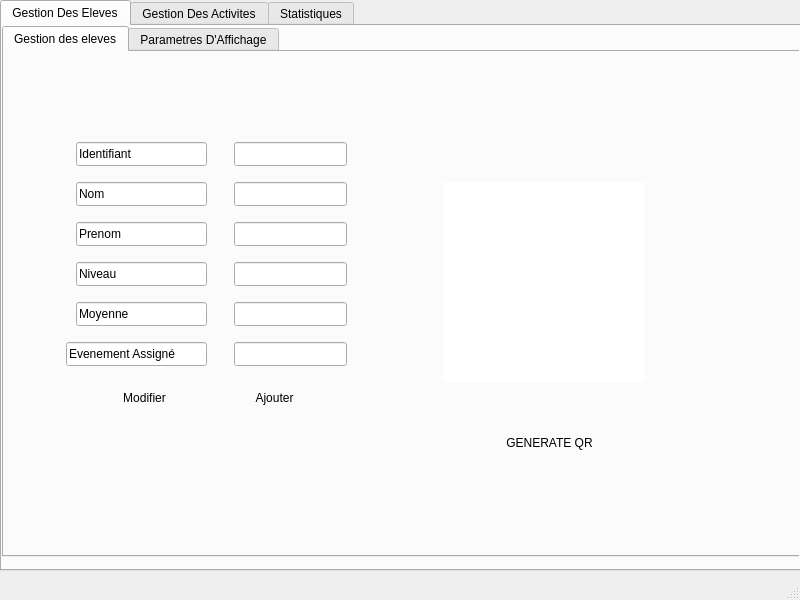
<?xml version="1.0" encoding="UTF-8"?>
<ui version="4.0">
 <class>MainWindow</class>
 <widget class="QMainWindow" name="MainWindow">
  <property name="geometry">
   <rect>
    <x>0</x>
    <y>0</y>
    <width>800</width>
    <height>600</height>
   </rect>
  </property>
  <property name="windowTitle">
   <string>MainWindow</string>
  </property>
  <widget class="QWidget" name="centralwidget">
   <widget class="QTabWidget" name="tabWidget">
    <property name="geometry">
     <rect>
      <x>0</x>
      <y>0</y>
      <width>801</width>
      <height>571</height>
     </rect>
    </property>
    <property name="styleSheet">
     <string notr="true">background-image: url(:/backg2.jpg);</string>
    </property>
    <property name="currentIndex">
     <number>0</number>
    </property>
    <widget class="QWidget" name="tab">
     <attribute name="title">
      <string>Gestion Des Eleves</string>
     </attribute>
     <widget class="QTabWidget" name="tabWidget_2">
      <property name="geometry">
       <rect>
        <x>0</x>
        <y>0</y>
        <width>801</width>
        <height>531</height>
       </rect>
      </property>
      <property name="styleSheet">
       <string notr="true">background-image: url(:/backg2.jpg);</string>
      </property>
      <property name="currentIndex">
       <number>0</number>
      </property>
      <widget class="QWidget" name="tab_3">
       <attribute name="title">
        <string>Gestion des eleves</string>
       </attribute>
       <widget class="QLineEdit" name="lineEdit_47">
        <property name="geometry">
         <rect>
          <x>62</x>
          <y>290</y>
          <width>141</width>
          <height>24</height>
         </rect>
        </property>
        <property name="styleSheet">
         <string notr="true">font: 600 9pt &quot;Segoe UI&quot;;</string>
        </property>
        <property name="text">
         <string>Evenement Assigné</string>
        </property>
        <property name="readOnly">
         <bool>true</bool>
        </property>
       </widget>
       <widget class="QLineEdit" name="ideleve">
        <property name="geometry">
         <rect>
          <x>230</x>
          <y>90</y>
          <width>113</width>
          <height>24</height>
         </rect>
        </property>
       </widget>
       <widget class="QPushButton" name="qrcodegen_6">
        <property name="geometry">
         <rect>
          <x>480</x>
          <y>370</y>
          <width>131</width>
          <height>41</height>
         </rect>
        </property>
        <property name="styleSheet">
         <string notr="true">border-radius: 12px;
font: 11pt &quot;Cambria Math&quot;;
background-image: url(:/backg.jpg);</string>
        </property>
        <property name="text">
         <string>GENERATE QR</string>
        </property>
       </widget>
       <widget class="QPushButton" name="AjouterET_6">
        <property name="geometry">
         <rect>
          <x>210</x>
          <y>330</y>
          <width>121</width>
          <height>31</height>
         </rect>
        </property>
        <property name="styleSheet">
         <string notr="true">border-radius: 12px;
font: 11pt &quot;Cambria Math&quot;;
background-image: url(:/backg.jpg);</string>
        </property>
        <property name="text">
         <string>Ajouter</string>
        </property>
       </widget>
       <widget class="QLabel" name="qrcodecommande_6">
        <property name="geometry">
         <rect>
          <x>440</x>
          <y>130</y>
          <width>200</width>
          <height>200</height>
         </rect>
        </property>
        <property name="styleSheet">
         <string notr="true">color: rgb(255, 255, 255);

background-color: rgb(255, 255, 255);</string>
        </property>
        <property name="text">
         <string/>
        </property>
       </widget>
       <widget class="QLineEdit" name="lineEdit_43">
        <property name="geometry">
         <rect>
          <x>72</x>
          <y>170</y>
          <width>131</width>
          <height>24</height>
         </rect>
        </property>
        <property name="styleSheet">
         <string notr="true">font: 600 9pt &quot;Segoe UI&quot;;</string>
        </property>
        <property name="text">
         <string>Prenom</string>
        </property>
        <property name="readOnly">
         <bool>true</bool>
        </property>
       </widget>
       <widget class="QLineEdit" name="lineEdit_46">
        <property name="geometry">
         <rect>
          <x>72</x>
          <y>90</y>
          <width>131</width>
          <height>24</height>
         </rect>
        </property>
        <property name="styleSheet">
         <string notr="true">font: 600 9pt &quot;Segoe UI&quot;;</string>
        </property>
        <property name="text">
         <string>Identifiant</string>
        </property>
        <property name="readOnly">
         <bool>true</bool>
        </property>
       </widget>
       <widget class="QLineEdit" name="lineEdit_41">
        <property name="geometry">
         <rect>
          <x>72</x>
          <y>210</y>
          <width>131</width>
          <height>24</height>
         </rect>
        </property>
        <property name="styleSheet">
         <string notr="true">font: 600 9pt &quot;Segoe UI&quot;;</string>
        </property>
        <property name="text">
         <string>Niveau</string>
        </property>
        <property name="readOnly">
         <bool>true</bool>
        </property>
       </widget>
       <widget class="QLineEdit" name="prenomeleve">
        <property name="geometry">
         <rect>
          <x>230</x>
          <y>170</y>
          <width>113</width>
          <height>24</height>
         </rect>
        </property>
       </widget>
       <widget class="QLineEdit" name="idclasse2">
        <property name="geometry">
         <rect>
          <x>230</x>
          <y>290</y>
          <width>113</width>
          <height>24</height>
         </rect>
        </property>
       </widget>
       <widget class="QLineEdit" name="moyenne">
        <property name="geometry">
         <rect>
          <x>230</x>
          <y>250</y>
          <width>113</width>
          <height>24</height>
         </rect>
        </property>
       </widget>
       <widget class="QPushButton" name="modifier_6">
        <property name="geometry">
         <rect>
          <x>90</x>
          <y>330</y>
          <width>101</width>
          <height>31</height>
         </rect>
        </property>
        <property name="styleSheet">
         <string notr="true">border-radius: 12px;
font: 11pt &quot;Cambria Math&quot;;
background-image: url(:/backg.jpg);</string>
        </property>
        <property name="text">
         <string>Modifier</string>
        </property>
       </widget>
       <widget class="QLineEdit" name="lineEdit_39">
        <property name="geometry">
         <rect>
          <x>72</x>
          <y>250</y>
          <width>131</width>
          <height>24</height>
         </rect>
        </property>
        <property name="styleSheet">
         <string notr="true">font: 600 9pt &quot;Segoe UI&quot;;</string>
        </property>
        <property name="text">
         <string>Moyenne</string>
        </property>
        <property name="readOnly">
         <bool>true</bool>
        </property>
       </widget>
       <widget class="QLineEdit" name="nomeleve">
        <property name="geometry">
         <rect>
          <x>230</x>
          <y>130</y>
          <width>113</width>
          <height>24</height>
         </rect>
        </property>
       </widget>
       <widget class="QLineEdit" name="lineEdit_42">
        <property name="geometry">
         <rect>
          <x>72</x>
          <y>130</y>
          <width>131</width>
          <height>24</height>
         </rect>
        </property>
        <property name="styleSheet">
         <string notr="true">font: 600 9pt &quot;Segoe UI&quot;;</string>
        </property>
        <property name="text">
         <string>Nom</string>
        </property>
        <property name="readOnly">
         <bool>true</bool>
        </property>
       </widget>
       <widget class="QLineEdit" name="niveau">
        <property name="geometry">
         <rect>
          <x>230</x>
          <y>210</y>
          <width>113</width>
          <height>24</height>
         </rect>
        </property>
       </widget>
      </widget>
      <widget class="QWidget" name="tab_4">
       <attribute name="title">
        <string>Parametres D'Affichage</string>
       </attribute>
       <widget class="QPushButton" name="triasc_5">
        <property name="geometry">
         <rect>
          <x>320</x>
          <y>400</y>
          <width>131</width>
          <height>31</height>
         </rect>
        </property>
        <property name="styleSheet">
         <string notr="true">border-radius: 12px;
font: 11pt &quot;Cambria Math&quot;;
background-image: url(:/backg.jpg);</string>
        </property>
        <property name="text">
         <string>Tri Asc</string>
        </property>
       </widget>
       <widget class="QTableView" name="tveleve">
        <property name="geometry">
         <rect>
          <x>130</x>
          <y>50</y>
          <width>531</width>
          <height>301</height>
         </rect>
        </property>
        <property name="styleSheet">
         <string notr="true">background-image: url(:/res/btns.PNG);</string>
        </property>
       </widget>
       <widget class="QLineEdit" name="rechidel">
        <property name="geometry">
         <rect>
          <x>470</x>
          <y>360</y>
          <width>131</width>
          <height>24</height>
         </rect>
        </property>
        <property name="styleSheet">
         <string notr="true">font: 700 9pt &quot;Segoe UI&quot;;</string>
        </property>
        <property name="text">
         <string>recherche par id</string>
        </property>
       </widget>
       <widget class="QLineEdit" name="rechprenomel">
        <property name="geometry">
         <rect>
          <x>120</x>
          <y>360</y>
          <width>161</width>
          <height>24</height>
         </rect>
        </property>
        <property name="styleSheet">
         <string notr="true">font: 700 9pt &quot;Segoe UI&quot;;</string>
        </property>
        <property name="text">
         <string>recherche par niveau</string>
        </property>
       </widget>
       <widget class="QLineEdit" name="rechnomel">
        <property name="geometry">
         <rect>
          <x>290</x>
          <y>360</y>
          <width>161</width>
          <height>24</height>
         </rect>
        </property>
        <property name="styleSheet">
         <string notr="true">font: 700 9pt &quot;Segoe UI&quot;;</string>
        </property>
        <property name="text">
         <string>recherche par nom</string>
        </property>
       </widget>
       <widget class="QPushButton" name="tridesc_5">
        <property name="geometry">
         <rect>
          <x>470</x>
          <y>400</y>
          <width>131</width>
          <height>31</height>
         </rect>
        </property>
        <property name="styleSheet">
         <string notr="true">border-radius: 12px;
font: 11pt &quot;Cambria Math&quot;;
background-image: url(:/backg.jpg);</string>
        </property>
        <property name="text">
         <string>Tri Desc</string>
        </property>
       </widget>
       <widget class="QPushButton" name="trinbblcs_5">
        <property name="geometry">
         <rect>
          <x>170</x>
          <y>400</y>
          <width>131</width>
          <height>31</height>
         </rect>
        </property>
        <property name="styleSheet">
         <string notr="true">border-radius: 12px;
font: 11pt &quot;Cambria Math&quot;;
background-image: url(:/backg.jpg);</string>
        </property>
        <property name="text">
         <string>Tri Moyenne</string>
        </property>
       </widget>
       <widget class="QPushButton" name="chercherE_6">
        <property name="geometry">
         <rect>
          <x>610</x>
          <y>360</y>
          <width>91</width>
          <height>31</height>
         </rect>
        </property>
        <property name="styleSheet">
         <string notr="true">border-radius: 12px;
font: 11pt &quot;Cambria Math&quot;;
background-image: url(:/backg.jpg);</string>
        </property>
        <property name="text">
         <string>Chercher</string>
        </property>
       </widget>
       <widget class="QPushButton" name="supprbtn_6">
        <property name="geometry">
         <rect>
          <x>480</x>
          <y>10</y>
          <width>101</width>
          <height>41</height>
         </rect>
        </property>
        <property name="styleSheet">
         <string notr="true">border-radius: 12px;
font: 11pt &quot;Cambria Math&quot;;
background-image: url(:/backg.jpg);</string>
        </property>
        <property name="text">
         <string>Supprimer</string>
        </property>
       </widget>
       <widget class="QLineEdit" name="suppridel">
        <property name="geometry">
         <rect>
          <x>240</x>
          <y>20</y>
          <width>231</width>
          <height>24</height>
         </rect>
        </property>
        <property name="styleSheet">
         <string notr="true">background-image: url(:/new/pics/backg1.jpg);
font: 600 9pt &quot;Segoe UI&quot;;</string>
        </property>
        <property name="text">
         <string> ID DE L'ELEVE A SUPPRIMER</string>
        </property>
       </widget>
       <widget class="QPushButton" name="pdfeleve">
        <property name="geometry">
         <rect>
          <x>280</x>
          <y>440</y>
          <width>231</width>
          <height>41</height>
         </rect>
        </property>
        <property name="styleSheet">
         <string notr="true">border-radius: 12px;
font: 11pt &quot;Cambria Math&quot;;
background-image: url(:/backg.jpg);</string>
        </property>
        <property name="text">
         <string>EXPORT PDF</string>
        </property>
       </widget>
      </widget>
     </widget>
    </widget>
    <widget class="QWidget" name="tab_2">
     <attribute name="title">
      <string>Gestion Des Activites</string>
     </attribute>
     <widget class="QTabWidget" name="tabWidget_3">
      <property name="geometry">
       <rect>
        <x>0</x>
        <y>0</y>
        <width>801</width>
        <height>541</height>
       </rect>
      </property>
      <property name="styleSheet">
       <string notr="true">background-color: qlineargradient(spread:pad, x1:0, y1:0, x2:1, y2:1, stop:0 rgba(246, 113, 180, 255), stop:1 rgba(255, 255, 255, 255));</string>
      </property>
      <property name="currentIndex">
       <number>0</number>
      </property>
      <widget class="QWidget" name="tab_5">
       <attribute name="title">
        <string>Gestion activites</string>
       </attribute>
       <widget class="QLineEdit" name="lineEdit_40">
        <property name="geometry">
         <rect>
          <x>70</x>
          <y>250</y>
          <width>131</width>
          <height>24</height>
         </rect>
        </property>
        <property name="styleSheet">
         <string notr="true">font: 600 9pt &quot;Segoe UI&quot;;</string>
        </property>
        <property name="text">
         <string>Localisation</string>
        </property>
        <property name="readOnly">
         <bool>true</bool>
        </property>
       </widget>
       <widget class="QPushButton" name="modifier_7">
        <property name="geometry">
         <rect>
          <x>80</x>
          <y>330</y>
          <width>101</width>
          <height>31</height>
         </rect>
        </property>
        <property name="styleSheet">
         <string notr="true">border-radius: 12px;
font: 11pt &quot;Cambria Math&quot;;
background-image: url(:/backg.jpg);</string>
        </property>
        <property name="text">
         <string>Modifier</string>
        </property>
       </widget>
       <widget class="QLineEdit" name="lineEdit_44">
        <property name="geometry">
         <rect>
          <x>70</x>
          <y>210</y>
          <width>131</width>
          <height>24</height>
         </rect>
        </property>
        <property name="styleSheet">
         <string notr="true">font: 600 9pt &quot;Segoe UI&quot;;</string>
        </property>
        <property name="text">
         <string>Date </string>
        </property>
        <property name="readOnly">
         <bool>true</bool>
        </property>
       </widget>
       <widget class="QPushButton" name="qrcodegen_7">
        <property name="geometry">
         <rect>
          <x>470</x>
          <y>370</y>
          <width>131</width>
          <height>41</height>
         </rect>
        </property>
        <property name="styleSheet">
         <string notr="true">border-radius: 12px;
font: 11pt &quot;Cambria Math&quot;;
background-image: url(:/backg.jpg);</string>
        </property>
        <property name="text">
         <string>GENERATE QR</string>
        </property>
       </widget>
       <widget class="QLineEdit" name="nb_inv">
        <property name="geometry">
         <rect>
          <x>220</x>
          <y>290</y>
          <width>113</width>
          <height>24</height>
         </rect>
        </property>
       </widget>
       <widget class="QLineEdit" name="lineEdit_48">
        <property name="geometry">
         <rect>
          <x>70</x>
          <y>90</y>
          <width>131</width>
          <height>24</height>
         </rect>
        </property>
        <property name="styleSheet">
         <string notr="true">font: 600 9pt &quot;Segoe UI&quot;;</string>
        </property>
        <property name="text">
         <string>Identifiant</string>
        </property>
        <property name="readOnly">
         <bool>true</bool>
        </property>
       </widget>
       <widget class="QLabel" name="qrcodecommande_7">
        <property name="geometry">
         <rect>
          <x>430</x>
          <y>130</y>
          <width>200</width>
          <height>200</height>
         </rect>
        </property>
        <property name="styleSheet">
         <string notr="true">color: rgb(255, 255, 255);

background-color: rgb(255, 255, 255);</string>
        </property>
        <property name="text">
         <string/>
        </property>
       </widget>
       <widget class="QLineEdit" name="idevent">
        <property name="geometry">
         <rect>
          <x>220</x>
          <y>90</y>
          <width>113</width>
          <height>24</height>
         </rect>
        </property>
       </widget>
       <widget class="QLineEdit" name="placeevent">
        <property name="geometry">
         <rect>
          <x>220</x>
          <y>250</y>
          <width>113</width>
          <height>24</height>
         </rect>
        </property>
       </widget>
       <widget class="QPushButton" name="AjouterET_7">
        <property name="geometry">
         <rect>
          <x>200</x>
          <y>330</y>
          <width>121</width>
          <height>31</height>
         </rect>
        </property>
        <property name="styleSheet">
         <string notr="true">border-radius: 12px;
font: 11pt &quot;Cambria Math&quot;;
background-image: url(:/backg.jpg);</string>
        </property>
        <property name="text">
         <string>Ajouter</string>
        </property>
       </widget>
       <widget class="QLineEdit" name="lineEdit_45">
        <property name="geometry">
         <rect>
          <x>70</x>
          <y>130</y>
          <width>131</width>
          <height>24</height>
         </rect>
        </property>
        <property name="styleSheet">
         <string notr="true">font: 600 9pt &quot;Segoe UI&quot;;</string>
        </property>
        <property name="text">
         <string>Nom</string>
        </property>
        <property name="readOnly">
         <bool>true</bool>
        </property>
       </widget>
       <widget class="QLineEdit" name="date_event">
        <property name="geometry">
         <rect>
          <x>220</x>
          <y>210</y>
          <width>113</width>
          <height>24</height>
         </rect>
        </property>
       </widget>
       <widget class="QLineEdit" name="lineEdit_49">
        <property name="geometry">
         <rect>
          <x>70</x>
          <y>170</y>
          <width>131</width>
          <height>24</height>
         </rect>
        </property>
        <property name="styleSheet">
         <string notr="true">font: 600 9pt &quot;Segoe UI&quot;;</string>
        </property>
        <property name="text">
         <string>Type</string>
        </property>
        <property name="readOnly">
         <bool>true</bool>
        </property>
       </widget>
       <widget class="QLineEdit" name="typeevent">
        <property name="geometry">
         <rect>
          <x>220</x>
          <y>170</y>
          <width>113</width>
          <height>24</height>
         </rect>
        </property>
       </widget>
       <widget class="QLineEdit" name="lineEdit_50">
        <property name="geometry">
         <rect>
          <x>70</x>
          <y>290</y>
          <width>131</width>
          <height>24</height>
         </rect>
        </property>
        <property name="styleSheet">
         <string notr="true">font: 600 9pt &quot;Segoe UI&quot;;</string>
        </property>
        <property name="text">
         <string>Nbr. Invités</string>
        </property>
        <property name="readOnly">
         <bool>true</bool>
        </property>
       </widget>
       <widget class="QLineEdit" name="nomevent">
        <property name="geometry">
         <rect>
          <x>220</x>
          <y>130</y>
          <width>113</width>
          <height>24</height>
         </rect>
        </property>
       </widget>
      </widget>
      <widget class="QWidget" name="tab_6">
       <attribute name="title">
        <string>Parametres D'Affichage</string>
       </attribute>
       <widget class="QPushButton" name="pdfeleve_2">
        <property name="geometry">
         <rect>
          <x>280</x>
          <y>440</y>
          <width>231</width>
          <height>41</height>
         </rect>
        </property>
        <property name="styleSheet">
         <string notr="true">border-radius: 12px;
font: 11pt &quot;Cambria Math&quot;;
background-image: url(:/backg.jpg);</string>
        </property>
        <property name="text">
         <string>EXPORT PDF</string>
        </property>
       </widget>
       <widget class="QTableView" name="tvactivite">
        <property name="geometry">
         <rect>
          <x>130</x>
          <y>50</y>
          <width>531</width>
          <height>301</height>
         </rect>
        </property>
        <property name="styleSheet">
         <string notr="true">background-image: url(:/res/btns.PNG);</string>
        </property>
       </widget>
       <widget class="QLineEdit" name="rechnomevent">
        <property name="geometry">
         <rect>
          <x>290</x>
          <y>360</y>
          <width>161</width>
          <height>24</height>
         </rect>
        </property>
        <property name="styleSheet">
         <string notr="true">font: 700 9pt &quot;Segoe UI&quot;;</string>
        </property>
        <property name="text">
         <string>recherche par nom</string>
        </property>
       </widget>
       <widget class="QLineEdit" name="suppridevent">
        <property name="geometry">
         <rect>
          <x>240</x>
          <y>20</y>
          <width>231</width>
          <height>24</height>
         </rect>
        </property>
        <property name="styleSheet">
         <string notr="true">background-image: url(:/new/pics/backg1.jpg);
font: 600 9pt &quot;Segoe UI&quot;;</string>
        </property>
        <property name="text">
         <string> ID DE L'ACTIVITE A SUPPRIMER</string>
        </property>
       </widget>
       <widget class="QPushButton" name="chercherE_7">
        <property name="geometry">
         <rect>
          <x>610</x>
          <y>360</y>
          <width>91</width>
          <height>31</height>
         </rect>
        </property>
        <property name="styleSheet">
         <string notr="true">border-radius: 12px;
font: 11pt &quot;Cambria Math&quot;;
background-image: url(:/backg.jpg);</string>
        </property>
        <property name="text">
         <string>Chercher</string>
        </property>
       </widget>
       <widget class="QLineEdit" name="rechtype">
        <property name="geometry">
         <rect>
          <x>120</x>
          <y>360</y>
          <width>161</width>
          <height>24</height>
         </rect>
        </property>
        <property name="styleSheet">
         <string notr="true">font: 700 9pt &quot;Segoe UI&quot;;</string>
        </property>
        <property name="text">
         <string>recherche par type</string>
        </property>
       </widget>
       <widget class="QPushButton" name="supprbtn_7">
        <property name="geometry">
         <rect>
          <x>480</x>
          <y>10</y>
          <width>101</width>
          <height>41</height>
         </rect>
        </property>
        <property name="styleSheet">
         <string notr="true">border-radius: 12px;
font: 11pt &quot;Cambria Math&quot;;
background-image: url(:/backg.jpg);</string>
        </property>
        <property name="text">
         <string>Supprimer</string>
        </property>
       </widget>
       <widget class="QLineEdit" name="rechidevent">
        <property name="geometry">
         <rect>
          <x>470</x>
          <y>360</y>
          <width>131</width>
          <height>24</height>
         </rect>
        </property>
        <property name="styleSheet">
         <string notr="true">font: 700 9pt &quot;Segoe UI&quot;;</string>
        </property>
        <property name="text">
         <string>recherche par id</string>
        </property>
       </widget>
       <widget class="QPushButton" name="tridesc_6">
        <property name="geometry">
         <rect>
          <x>470</x>
          <y>400</y>
          <width>131</width>
          <height>31</height>
         </rect>
        </property>
        <property name="styleSheet">
         <string notr="true">border-radius: 12px;
font: 11pt &quot;Cambria Math&quot;;
background-image: url(:/backg.jpg);</string>
        </property>
        <property name="text">
         <string>Tri Desc</string>
        </property>
       </widget>
       <widget class="QPushButton" name="triasc_6">
        <property name="geometry">
         <rect>
          <x>320</x>
          <y>400</y>
          <width>131</width>
          <height>31</height>
         </rect>
        </property>
        <property name="styleSheet">
         <string notr="true">border-radius: 12px;
font: 11pt &quot;Cambria Math&quot;;
background-image: url(:/backg.jpg);</string>
        </property>
        <property name="text">
         <string>Tri Asc</string>
        </property>
       </widget>
       <widget class="QPushButton" name="trinbblcs_6">
        <property name="geometry">
         <rect>
          <x>170</x>
          <y>400</y>
          <width>131</width>
          <height>31</height>
         </rect>
        </property>
        <property name="styleSheet">
         <string notr="true">border-radius: 12px;
font: 11pt &quot;Cambria Math&quot;;
background-image: url(:/backg.jpg);</string>
        </property>
        <property name="text">
         <string>Tri Nb Invités</string>
        </property>
       </widget>
      </widget>
     </widget>
    </widget>
    <widget class="QWidget" name="tab_7">
     <attribute name="title">
      <string>Statistiques</string>
     </attribute>
     <widget class="QCustomPlot" name="customPlot" native="true">
      <property name="geometry">
       <rect>
        <x>0</x>
        <y>0</y>
        <width>791</width>
        <height>541</height>
       </rect>
      </property>
      <property name="styleSheet">
       <string notr="true">background-image: url(:/backg2.jpg);</string>
      </property>
     </widget>
    </widget>
   </widget>
  </widget>
  <widget class="QMenuBar" name="menubar">
   <property name="geometry">
    <rect>
     <x>0</x>
     <y>0</y>
     <width>800</width>
     <height>26</height>
    </rect>
   </property>
  </widget>
  <widget class="QStatusBar" name="statusbar"/>
 </widget>
 <customwidgets>
  <customwidget>
   <class>QCustomPlot</class>
   <extends>QWidget</extends>
   <header location="global">qcustomplot.h</header>
   <container>1</container>
  </customwidget>
 </customwidgets>
 <resources/>
 <connections/>
</ui>
